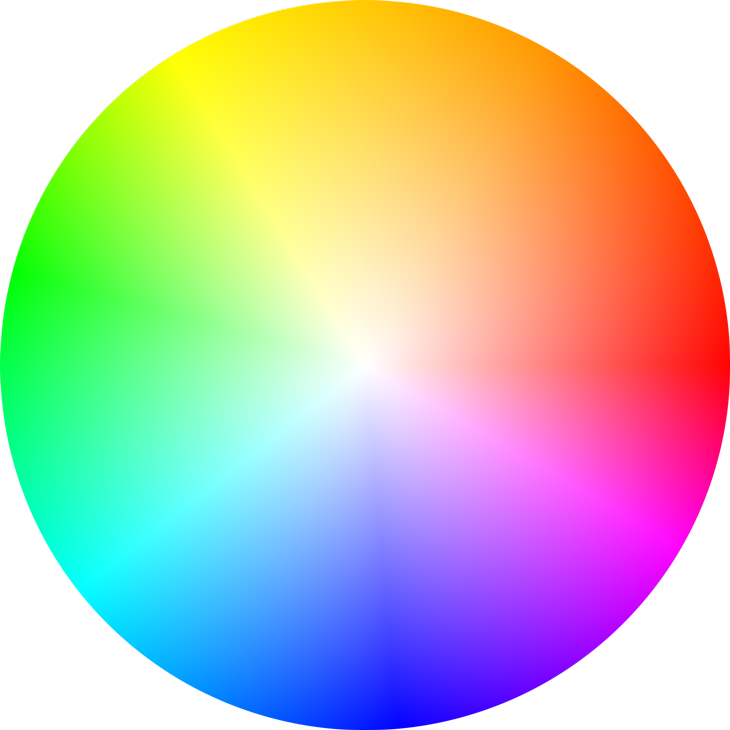
#> input picture Brushshe/CTkColorPicker/color_wheel.png, 730 x 730 px, found by its file name
$ python -i common.py   (imports and definitions only)
#> lines starting #> are read from the running program, lines starting #| are printed output that depends on the picture
# This Source Code Form is subject to the terms of the Mozilla Public
# License, v. 2.0. If a copy of the MPL was not distributed with this
# file, You can obtain one at https://mozilla.org/MPL/2.0/.

import os
import sys

from PIL import Image, ImageOps


def resource(relative_path):
    base_path = getattr(sys, "_MEIPASS", os.path.dirname(os.path.dirname(os.path.abspath(__file__))))
    return os.path.join(base_path, relative_path)


def shorten_filename(filename: str, max_length: int = 20) -> str:
    if len(filename) > max_length:
        return filename[: max_length - 3] + "..."
    else:
        return filename


def rgb_tuple_to_rgba_tuple(color, alpha: int):
    try:
        res = (color[0], color[1], color[2], alpha)
    except Exception:
        print("Error: Wrong color.")
        res = (0, 0, 0, 0)
    return res


def color_diff(color1: float | tuple[int, ...], color2: float | tuple[int, ...]) -> float:
    first = color1 if isinstance(color1, tuple) else (color1,)
    second = color2 if isinstance(color2, tuple) else (color2,)
    return sum(abs(first[i] - second[i]) for i in range(len(second)))


def generate_inverted_icon(path):
#> called with path = '../CTkColorPicker/color_wheel.png'
    img = Image.open(resource(path)).convert("RGBA")
#> img is the input picture: PIL image 730x730 RGBA; mean R, G, B, A 153.5, 149.8, 135.7, 200.3
    r, g, b, a = img.split()
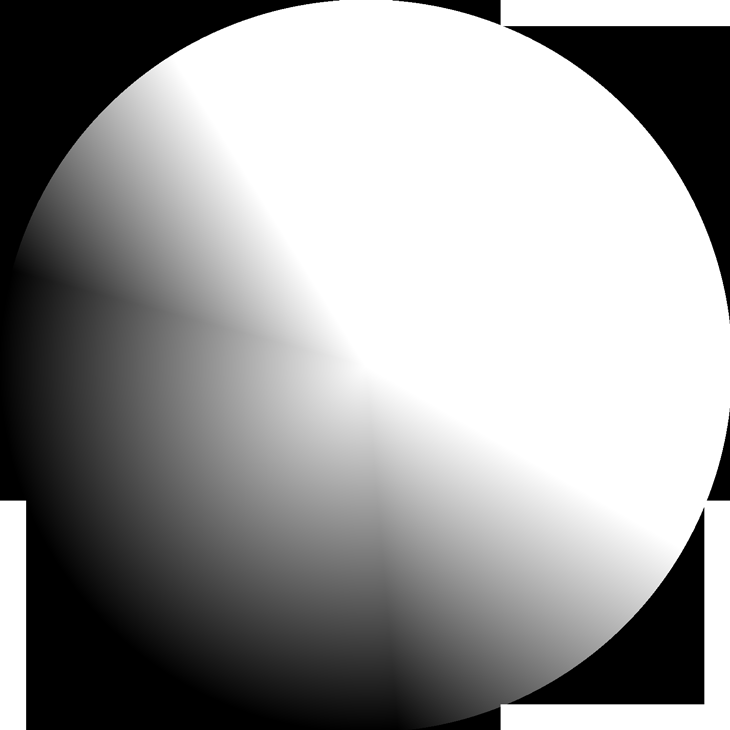
#> r: PIL image 730x730 L; min 0, max 255, mean 153.5
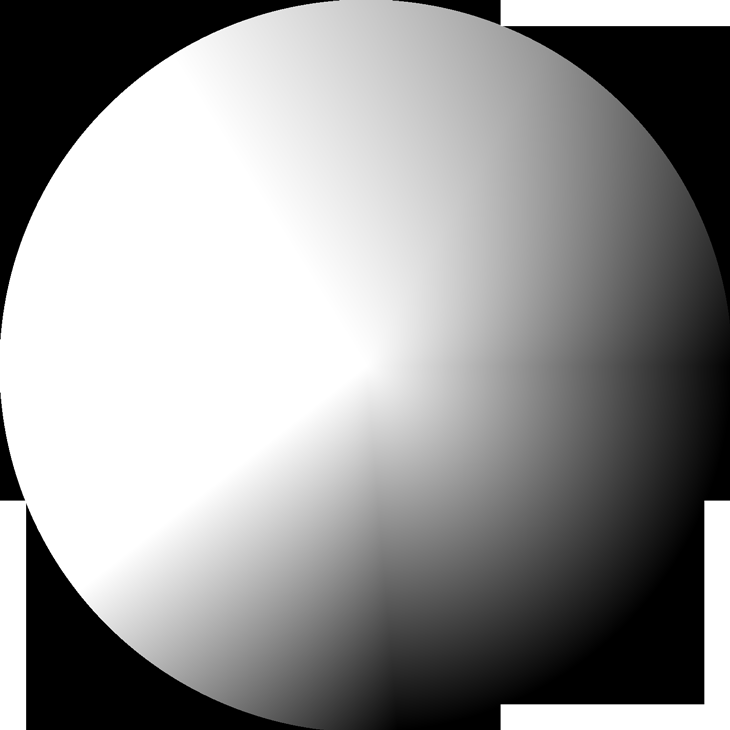
#> g: PIL image 730x730 L; min 0, max 255, mean 149.8
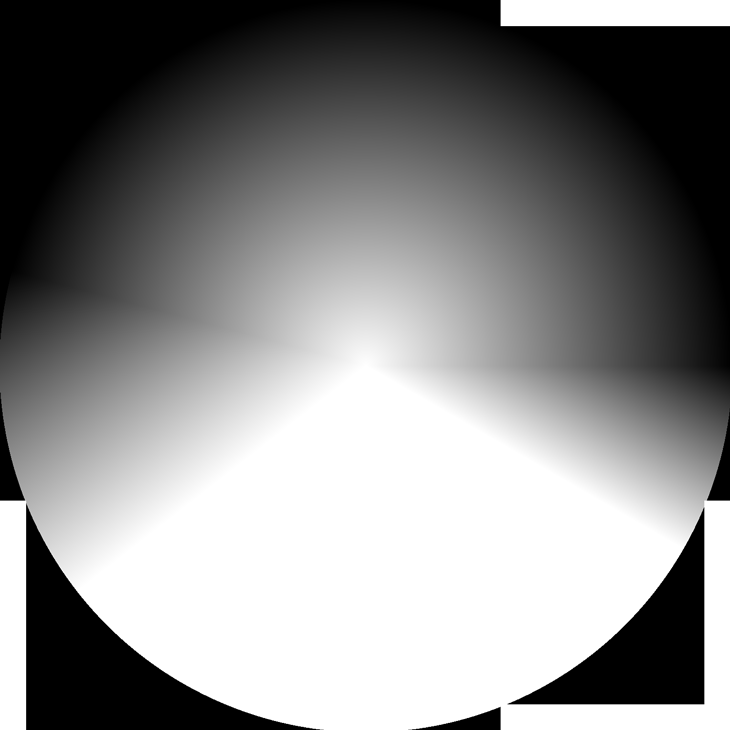
#> b: PIL image 730x730 L; min 0, max 255, mean 135.7
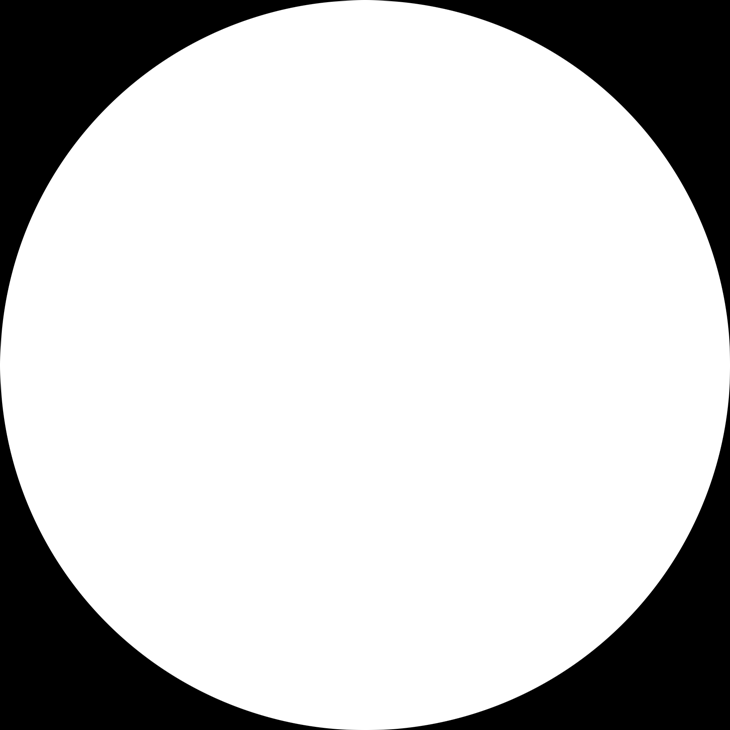
#> a: PIL image 730x730 L; min 0, max 255, mean 200.3
    rgb_image = Image.merge("RGB", (r, g, b))
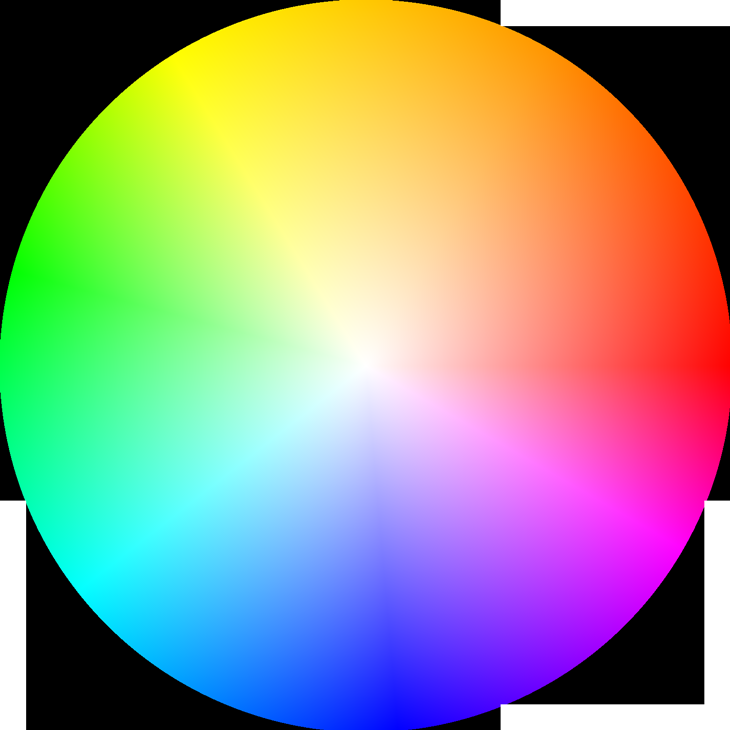
#> rgb_image: PIL image 730x730 RGB; mean R, G, B 153.5, 149.8, 135.7
    inverted_rgb = ImageOps.invert(rgb_image)
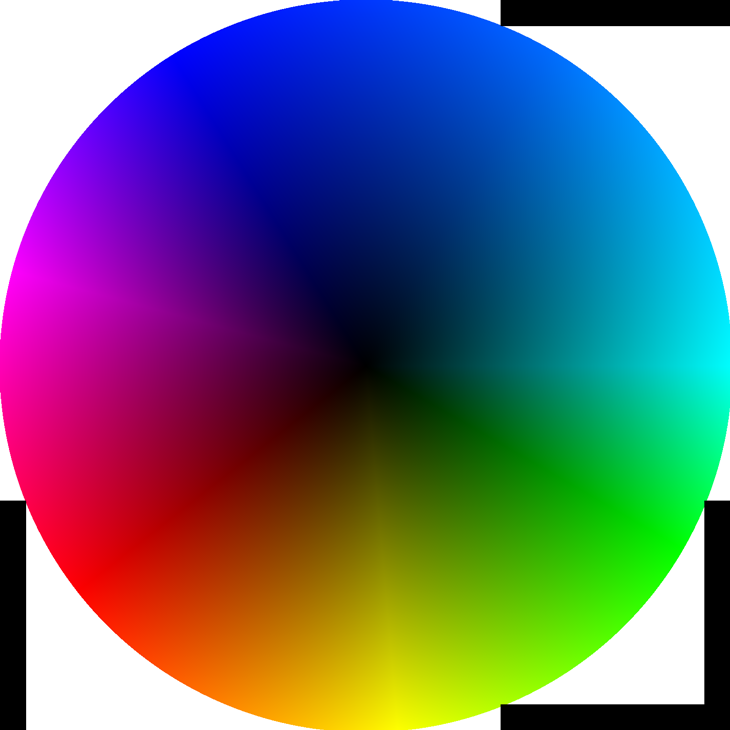
#> inverted_rgb: PIL image 730x730 RGB; mean R, G, B 101.5, 105.2, 119.3
    inverted_image = Image.merge("RGBA", (*inverted_rgb.split(), a))
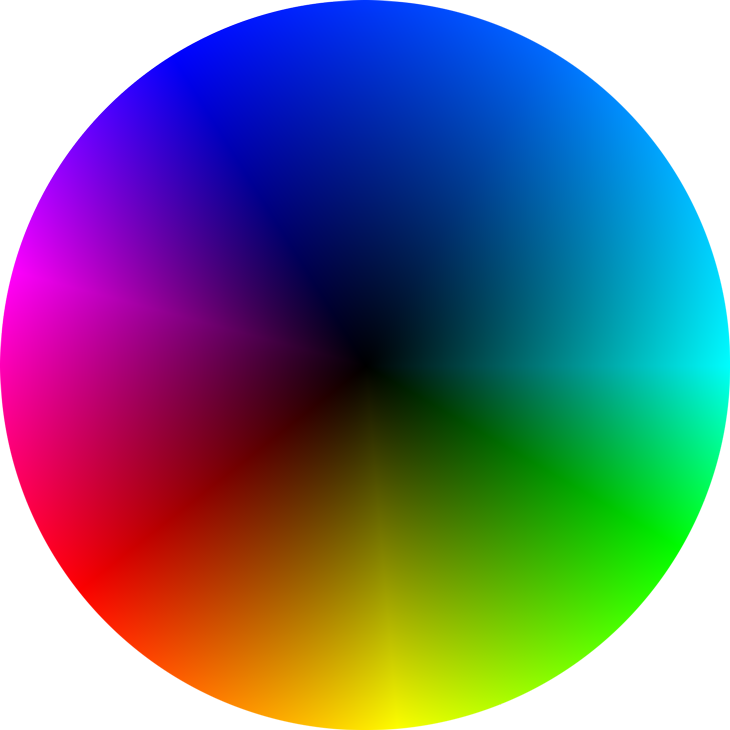
#> inverted_image: PIL image 730x730 RGBA; mean R, G, B, A 101.5, 105.2, 119.3, 200.3; transparent parts drawn white
    return inverted_image

>>> result = generate_inverted_icon('../CTkColorPicker/color_wheel.png')
